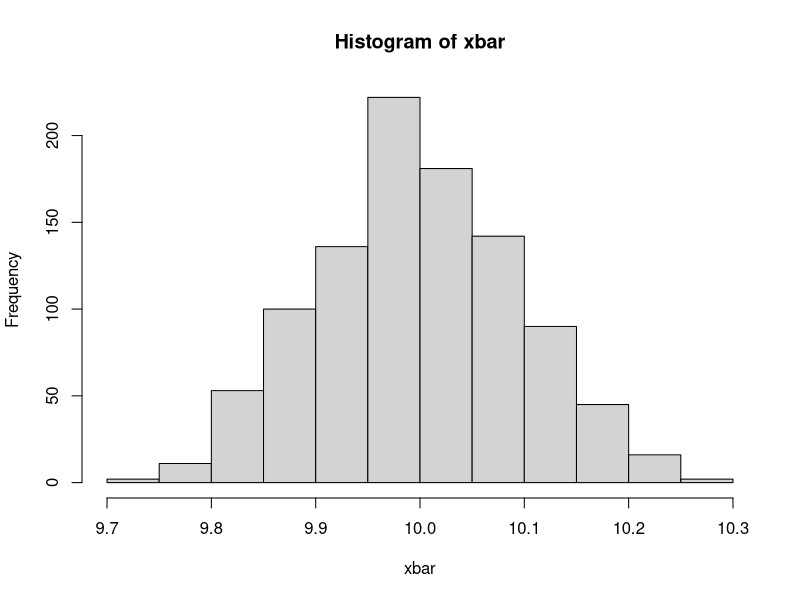

Write the R code that produced this figure.
## ---- chunk 1
knitr::opts_chunk$set(echo = FALSE)
Sys.setlocale("LC_ALL", "English")

library(tidyverse)  
## ---- chunk 2
## Minimal example of a Monte Carlo
set.seed(1)
n <- 100
R <- 1000
xbar <- numeric()
for(r in 1:R){
  xbar[r] <- mean(rnorm(n, 10, 1))
}
## ---- chunk 3
hist(xbar)
## ---- chunk 4
n <- 100
